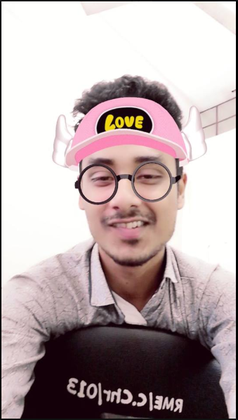
%> input picture dhrubo.png, 238 x 420 px, shrunk from 339 x 598 before the run
$ octave DIP1.m   (GNU Octave 9; MATLAB toolbox functions it lacks are replaced by stand-ins)
%> lines starting %> are read from the running program, lines starting %| are printed output that depends on the picture; in (x1, y1, x2, y2) boxes, pixels count from 0 and x2, y2 are one past the last pixel; in counts of white or black regions, pixels touching at a corner belong together; the program's own positions count from 1
clear;
clc;
%% Read image
I=imread('dhrubo.png');
%> I is the input picture: size 420x238x3 uint8; mean R, G, B 184.4, 169.5, 170.3
A=I(:,:,1); % Take only 1 channel of the image
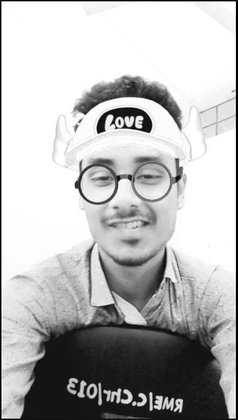
%> A: size 420x238 uint8; min 0, max 255, mean 184.4
[m n]=size(A); % No. of row and column of the image
%> m = 420; n = 238
level=2; % No. of levels
Range(1,1)=0;

for l=1:level
    Range(1,l+1)=floor((255/level)*l);
end

for i=1:m
    for j=1:n
        for l=1:level
            if(l==level)
                A(i,j)=255;
            end
            if(A(i,j)>=Range(1,l)&&A(i,j)<Range(1,l+1))
                A(i,j)=Range(1,l);
                break;
            end
        end
    end
end
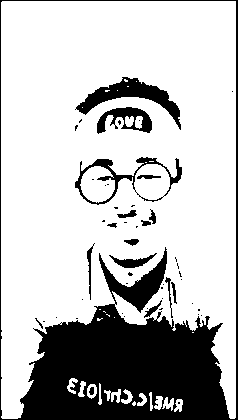
%> A: size 420x238 uint8; 75% white; 52 black regions (35 under 20 px), largest, box (x1, y1, x2, y2) and area: (0, 0, 238, 420) 20617, (75, 77, 181, 130) 1600, (75, 157, 182, 205) 961
imshow(A)

$ run again, with clown1.jpg saved as dhrubo.png
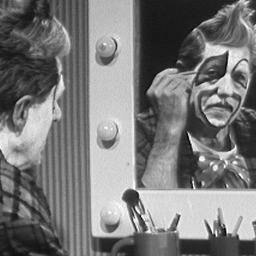
%> input picture clown1.jpg, 256 x 256 px
%> I is the input picture: size 256x256 uint8; min 2, max 255, mean 120.3
%> after the loop `for i=1:m`:
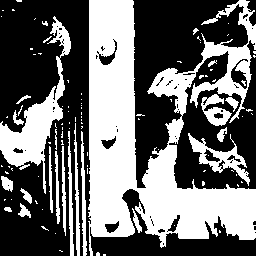
%> A: size 256x256 uint8; 42.4% white; 102 white regions (80 under 20 px), largest, box (x1, y1, x2, y2) and area: (88, 0, 256, 256) 20345, (0, 16, 71, 194) 3120, (188, 133, 250, 186) 896
